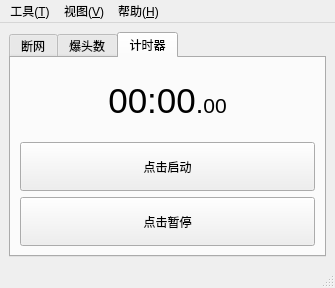
<?xml version="1.0" encoding="UTF-8"?>
<ui version="4.0">
 <class>MainWindow</class>
 <widget class="QMainWindow" name="MainWindow">
  <property name="geometry">
   <rect>
    <x>0</x>
    <y>0</y>
    <width>335</width>
    <height>288</height>
   </rect>
  </property>
  <widget class="QWidget" name="centralwidget">
   <layout class="QVBoxLayout" name="verticalLayout">
    <item>
     <widget class="QTabWidget" name="tabWidget">
      <property name="currentIndex">
       <number>2</number>
      </property>
      <widget class="QWidget" name="tabFirewall">
       <attribute name="title">
        <string>断网</string>
       </attribute>
       <layout class="QVBoxLayout" name="verticalLayout_2">
        <property name="leftMargin">
         <number>0</number>
        </property>
        <property name="topMargin">
         <number>0</number>
        </property>
        <property name="rightMargin">
         <number>0</number>
        </property>
        <property name="bottomMargin">
         <number>0</number>
        </property>
        <item>
         <widget class="QScrollArea" name="scrollArea">
          <property name="palette">
           <palette>
            <active>
             <colorrole role="Window">
              <brush brushstyle="SolidPattern">
               <color alpha="0">
                <red>240</red>
                <green>240</green>
                <blue>240</blue>
               </color>
              </brush>
             </colorrole>
            </active>
            <inactive>
             <colorrole role="Window">
              <brush brushstyle="SolidPattern">
               <color alpha="255">
                <red>240</red>
                <green>240</green>
                <blue>240</blue>
               </color>
              </brush>
             </colorrole>
            </inactive>
            <disabled>
             <colorrole role="Window">
              <brush brushstyle="SolidPattern">
               <color alpha="0">
                <red>240</red>
                <green>240</green>
                <blue>240</blue>
               </color>
              </brush>
             </colorrole>
            </disabled>
           </palette>
          </property>
          <property name="frameShape">
           <enum>QFrame::NoFrame</enum>
          </property>
          <property name="widgetResizable">
           <bool>true</bool>
          </property>
          <widget class="QWidget" name="scrollAreaWidgetContents">
           <property name="geometry">
            <rect>
             <x>0</x>
             <y>0</y>
             <width>299</width>
             <height>224</height>
            </rect>
           </property>
           <layout class="QVBoxLayout" name="verticalLayout_6">
            <item>
             <widget class="QGroupBox" name="groupBoxFirewallState">
              <property name="sizePolicy">
               <sizepolicy hsizetype="Preferred" vsizetype="Expanding">
                <horstretch>0</horstretch>
                <verstretch>0</verstretch>
               </sizepolicy>
              </property>
              <property name="title">
               <string>警告</string>
              </property>
              <layout class="QVBoxLayout" name="verticalLayout_5">
               <item>
                <widget class="QLabel" name="labFirewallEnableTip">
                 <property name="font">
                  <font>
                   <bold>true</bold>
                  </font>
                 </property>
                 <property name="text">
                  <string>Windows 防火墙未启用，无法使用断网功能！</string>
                 </property>
                 <property name="alignment">
                  <set>Qt::AlignCenter</set>
                 </property>
                 <property name="wordWrap">
                  <bool>true</bool>
                 </property>
                </widget>
               </item>
               <item>
                <layout class="QHBoxLayout" name="horizontalLayout">
                 <property name="sizeConstraint">
                  <enum>QLayout::SetMinimumSize</enum>
                 </property>
                 <item>
                  <widget class="QPushButton" name="pbFirewallOpenSysWindow">
                   <property name="text">
                    <string>打开系统设置</string>
                   </property>
                  </widget>
                 </item>
                 <item>
                  <widget class="QPushButton" name="pbFirewallRefreshState">
                   <property name="text">
                    <string>刷新</string>
                   </property>
                  </widget>
                 </item>
                </layout>
               </item>
              </layout>
             </widget>
            </item>
            <item>
             <widget class="QLabel" name="label">
              <property name="font">
               <font>
                <pointsize>10</pointsize>
               </font>
              </property>
              <property name="text">
               <string>代言人：Adstargod
星神断网，好用没烦恼
😋</string>
              </property>
              <property name="alignment">
               <set>Qt::AlignCenter</set>
              </property>
             </widget>
            </item>
            <item>
             <widget class="QCheckBox" name="cbSound">
              <property name="text">
               <string>播放提示音</string>
              </property>
             </widget>
            </item>
            <item>
             <widget class="QPushButton" name="btnStartFirewall">
              <property name="sizePolicy">
               <sizepolicy hsizetype="Minimum" vsizetype="Minimum">
                <horstretch>0</horstretch>
                <verstretch>0</verstretch>
               </sizepolicy>
              </property>
              <property name="checkable">
               <bool>true</bool>
              </property>
              <property name="autoDefault">
               <bool>true</bool>
              </property>
              <property name="default">
               <bool>true</bool>
              </property>
             </widget>
            </item>
           </layout>
          </widget>
         </widget>
        </item>
       </layout>
      </widget>
      <widget class="QWidget" name="tabHeadShot">
       <attribute name="title">
        <string>爆头数</string>
       </attribute>
       <layout class="QVBoxLayout" name="verticalLayout_3">
        <item>
         <spacer name="spacer_4">
          <property name="orientation">
           <enum>Qt::Vertical</enum>
          </property>
          <property name="sizeType">
           <enum>QSizePolicy::Fixed</enum>
          </property>
          <property name="sizeHint" stdset="0">
           <size>
            <width>20</width>
            <height>10</height>
           </size>
          </property>
         </spacer>
        </item>
        <item>
         <widget class="QLabel" name="labHeadShotCount">
          <property name="font">
           <font>
            <pointsize>26</pointsize>
           </font>
          </property>
          <property name="text">
           <string notr="true">0</string>
          </property>
          <property name="alignment">
           <set>Qt::AlignCenter</set>
          </property>
         </widget>
        </item>
        <item>
         <spacer name="spacer_3">
          <property name="orientation">
           <enum>Qt::Vertical</enum>
          </property>
          <property name="sizeType">
           <enum>QSizePolicy::Fixed</enum>
          </property>
          <property name="sizeHint" stdset="0">
           <size>
            <width>20</width>
            <height>10</height>
           </size>
          </property>
         </spacer>
        </item>
        <item>
         <widget class="QPushButton" name="btnStartHeadShot">
          <property name="sizePolicy">
           <sizepolicy hsizetype="Minimum" vsizetype="Minimum">
            <horstretch>0</horstretch>
            <verstretch>0</verstretch>
           </sizepolicy>
          </property>
          <property name="text">
           <string>点击启动</string>
          </property>
          <property name="checkable">
           <bool>true</bool>
          </property>
         </widget>
        </item>
       </layout>
      </widget>
      <widget class="QWidget" name="tab">
       <attribute name="title">
        <string>计时器</string>
       </attribute>
       <layout class="QVBoxLayout" name="verticalLayout_4">
        <item>
         <spacer name="spacer">
          <property name="orientation">
           <enum>Qt::Vertical</enum>
          </property>
          <property name="sizeType">
           <enum>QSizePolicy::Fixed</enum>
          </property>
          <property name="sizeHint" stdset="0">
           <size>
            <width>20</width>
            <height>10</height>
           </size>
          </property>
         </spacer>
        </item>
        <item>
         <widget class="QLabel" name="labTimer">
          <property name="text">
           <string notr="true">&lt;html&gt;&lt;head/&gt;&lt;body&gt;&lt;p&gt;&lt;span style=&quot; font-size:26pt;&quot;&gt;00:00&lt;/span&gt;&lt;span style=&quot; font-size:20pt;&quot;&gt;.&lt;/span&gt;&lt;span style=&quot; font-size:16pt;&quot;&gt;00&lt;/span&gt;&lt;/p&gt;&lt;/body&gt;&lt;/html&gt;</string>
          </property>
          <property name="alignment">
           <set>Qt::AlignCenter</set>
          </property>
         </widget>
        </item>
        <item>
         <spacer name="spacer_2">
          <property name="orientation">
           <enum>Qt::Vertical</enum>
          </property>
          <property name="sizeType">
           <enum>QSizePolicy::Fixed</enum>
          </property>
          <property name="sizeHint" stdset="0">
           <size>
            <width>20</width>
            <height>10</height>
           </size>
          </property>
         </spacer>
        </item>
        <item>
         <widget class="QPushButton" name="btnStartTimer">
          <property name="sizePolicy">
           <sizepolicy hsizetype="Minimum" vsizetype="Minimum">
            <horstretch>0</horstretch>
            <verstretch>0</verstretch>
           </sizepolicy>
          </property>
          <property name="text">
           <string>点击启动</string>
          </property>
         </widget>
        </item>
        <item>
         <widget class="QPushButton" name="btnPauseTimer">
          <property name="sizePolicy">
           <sizepolicy hsizetype="Minimum" vsizetype="Minimum">
            <horstretch>0</horstretch>
            <verstretch>0</verstretch>
           </sizepolicy>
          </property>
          <property name="text">
           <string>点击暂停</string>
          </property>
         </widget>
        </item>
       </layout>
      </widget>
     </widget>
    </item>
   </layout>
  </widget>
  <widget class="QMenuBar" name="menubar">
   <property name="geometry">
    <rect>
     <x>0</x>
     <y>0</y>
     <width>335</width>
     <height>21</height>
    </rect>
   </property>
   <widget class="QMenu" name="menuHelp">
    <property name="title">
     <string>帮助(&amp;H)</string>
    </property>
    <widget class="QMenu" name="menu">
     <property name="title">
      <string>赞助作者</string>
     </property>
     <addaction name="actionAliPay"/>
     <addaction name="actionAiFaDian"/>
     <addaction name="actionBuyMeACoffee"/>
    </widget>
    <addaction name="actionUpdate"/>
    <addaction name="separator"/>
    <addaction name="actionDescription"/>
    <addaction name="separator"/>
    <addaction name="actionLogDir"/>
    <addaction name="actionLog"/>
    <addaction name="separator"/>
    <addaction name="actionGitHub"/>
    <addaction name="actionHelpTranslate"/>
    <addaction name="separator"/>
    <addaction name="menu"/>
    <addaction name="separator"/>
    <addaction name="actionAboutQt"/>
    <addaction name="actionAbout"/>
   </widget>
   <widget class="QMenu" name="menuTool">
    <property name="title">
     <string>工具(&amp;T)</string>
    </property>
    <addaction name="actionSetting"/>
   </widget>
   <widget class="QMenu" name="menuView">
    <property name="title">
     <string>视图(&amp;V)</string>
    </property>
    <widget class="QMenu" name="menuDisplayInfo">
     <property name="title">
      <string>信息展示</string>
     </property>
     <property name="icon">
      <iconset resource="resource.qrc">
       <normaloff>:/image/ic_lighton.ico</normaloff>:/image/ic_lighton.ico</iconset>
     </property>
     <widget class="QMenu" name="menuServer">
      <property name="title">
       <string>多端显示</string>
      </property>
      <property name="icon">
       <iconset resource="resource.qrc">
        <normaloff>:/image/ic_browser.ico</normaloff>:/image/ic_browser.ico</iconset>
      </property>
      <addaction name="actionEnableServer"/>
      <addaction name="separator"/>
      <addaction name="actionServerCopyHostAddress"/>
      <addaction name="actionServerOpenBrowser"/>
     </widget>
     <addaction name="actionDisplayInfo"/>
     <addaction name="actionDisplayInfoTouchable"/>
     <addaction name="separator"/>
     <addaction name="menuServer"/>
    </widget>
    <addaction name="menuDisplayInfo"/>
   </widget>
   <addaction name="menuTool"/>
   <addaction name="menuView"/>
   <addaction name="menuHelp"/>
  </widget>
  <widget class="QStatusBar" name="statusbar"/>
  <action name="actionAboutQt">
   <property name="text">
    <string>关于 Qt...</string>
   </property>
  </action>
  <action name="actionAbout">
   <property name="icon">
    <iconset resource="resource.qrc">
     <normaloff>:/image/ic_info.ico</normaloff>:/image/ic_info.ico</iconset>
   </property>
   <property name="text">
    <string>关于本软件...</string>
   </property>
  </action>
  <action name="actionGitHub">
   <property name="text">
    <string>访问 GitHub 仓库...</string>
   </property>
  </action>
  <action name="actionSetting">
   <property name="icon">
    <iconset resource="resource.qrc">
     <normaloff>:/image/ic_setting.ico</normaloff>:/image/ic_setting.ico</iconset>
   </property>
   <property name="text">
    <string>设置(&amp;S)...</string>
   </property>
   <property name="shortcut">
    <string>Ctrl+P</string>
   </property>
  </action>
  <action name="actionLog">
   <property name="icon">
    <iconset resource="resource.qrc">
     <normaloff>:/image/ic_note_2.ico</normaloff>:/image/ic_note_2.ico</iconset>
   </property>
   <property name="text">
    <string>查看日志...</string>
   </property>
  </action>
  <action name="actionLogDir">
   <property name="icon">
    <iconset resource="resource.qrc">
     <normaloff>:/image/ic_open_folder.ico</normaloff>:/image/ic_open_folder.ico</iconset>
   </property>
   <property name="text">
    <string>打开日志文件夹...</string>
   </property>
  </action>
  <action name="actionDisplayInfo">
   <property name="checkable">
    <bool>true</bool>
   </property>
   <property name="text">
    <string>显示...</string>
   </property>
  </action>
  <action name="actionDisplayInfoTouchable">
   <property name="checkable">
    <bool>true</bool>
   </property>
   <property name="text">
    <string>可拖动</string>
   </property>
  </action>
  <action name="actionHelpTranslate">
   <property name="text">
    <string>帮助我们进行翻译...</string>
   </property>
  </action>
  <action name="actionServerCopyHostAddress">
   <property name="icon">
    <iconset resource="resource.qrc">
     <normaloff>:/image/ic_link.ico</normaloff>:/image/ic_link.ico</iconset>
   </property>
   <property name="text">
    <string>复制地址</string>
   </property>
  </action>
  <action name="actionEnableServer">
   <property name="checkable">
    <bool>true</bool>
   </property>
   <property name="text">
    <string>运行</string>
   </property>
  </action>
  <action name="actionServerOpenBrowser">
   <property name="icon">
    <iconset resource="resource.qrc">
     <normaloff>:/image/ic_network.ico</normaloff>:/image/ic_network.ico</iconset>
   </property>
   <property name="text">
    <string>在浏览器中打开...</string>
   </property>
  </action>
  <action name="actionExit">
   <property name="text">
    <string>退出(&amp;X)</string>
   </property>
  </action>
  <action name="actionShow">
   <property name="icon">
    <iconset resource="resource.qrc">
     <normaloff>:/image/ic_computer.ico</normaloff>:/image/ic_computer.ico</iconset>
   </property>
   <property name="text">
    <string>显示(&amp;D)...</string>
   </property>
  </action>
  <action name="actionAiFaDian">
   <property name="text">
    <string>爱发电...</string>
   </property>
  </action>
  <action name="actionBuyMeACoffee">
   <property name="text">
    <string>Buy Me A Coffee...</string>
   </property>
  </action>
  <action name="actionAliPay">
   <property name="text">
    <string>支付宝...</string>
   </property>
  </action>
  <action name="actionUpdate">
   <property name="text">
    <string>检查更新...</string>
   </property>
  </action>
  <action name="actionDescription">
   <property name="icon">
    <iconset resource="resource.qrc">
     <normaloff>:/image/ic_help.ico</normaloff>:/image/ic_help.ico</iconset>
   </property>
   <property name="text">
    <string>工具说明...</string>
   </property>
  </action>
 </widget>
 <resources>
  <include location="resource.qrc"/>
 </resources>
 <connections/>
</ui>
